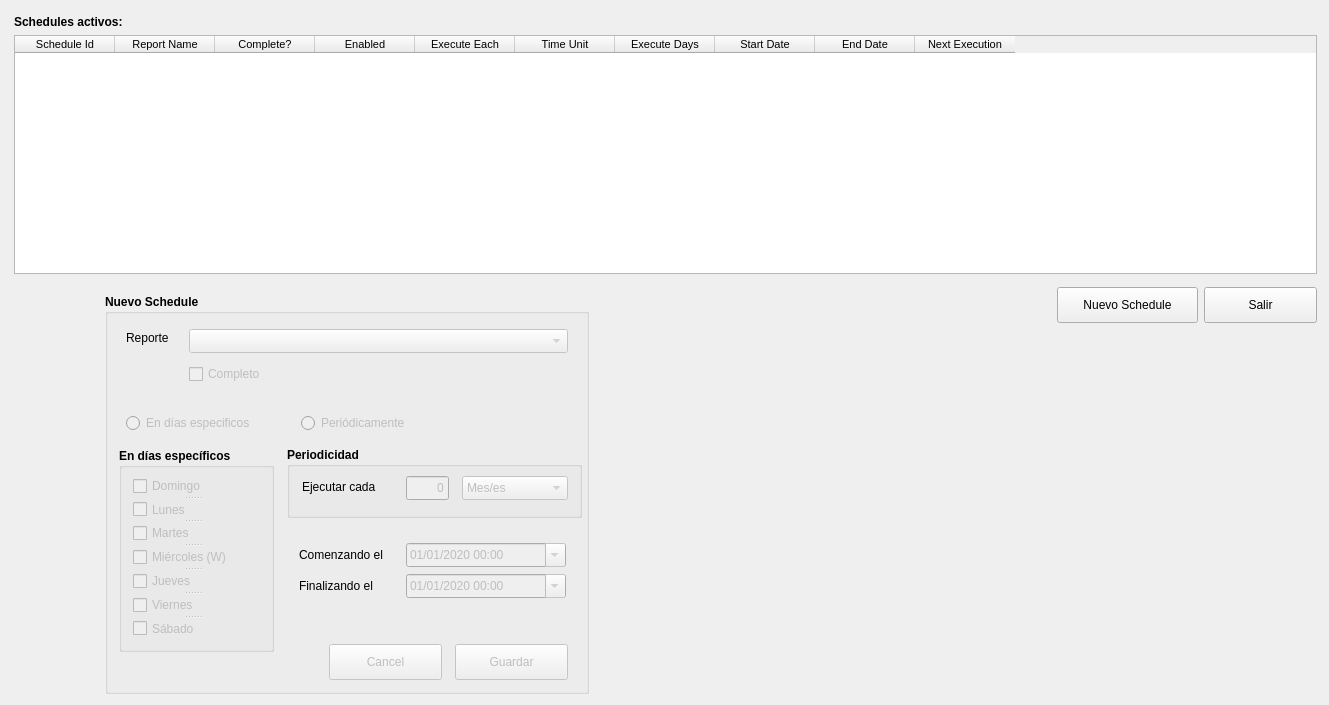
<?xml version="1.0" encoding="UTF-8"?>
<ui version="4.0">
 <class>dlgSchedule</class>
 <widget class="QDialog" name="dlgSchedule">
  <property name="geometry">
   <rect>
    <x>0</x>
    <y>0</y>
    <width>1329</width>
    <height>705</height>
   </rect>
  </property>
  <property name="minimumSize">
   <size>
    <width>1329</width>
    <height>705</height>
   </size>
  </property>
  <property name="maximumSize">
   <size>
    <width>1329</width>
    <height>705</height>
   </size>
  </property>
  <property name="contextMenuPolicy">
   <enum>Qt::NoContextMenu</enum>
  </property>
  <property name="windowTitle">
   <string>Scheduler</string>
  </property>
  <property name="modal">
   <bool>true</bool>
  </property>
  <widget class="QPushButton" name="btnSave">
   <property name="enabled">
    <bool>false</bool>
   </property>
   <property name="geometry">
    <rect>
     <x>455</x>
     <y>644</y>
     <width>113</width>
     <height>36</height>
    </rect>
   </property>
   <property name="font">
    <font>
     <pointsize>9</pointsize>
    </font>
   </property>
   <property name="text">
    <string>Guardar</string>
   </property>
  </widget>
  <widget class="QPushButton" name="btnCancel">
   <property name="enabled">
    <bool>false</bool>
   </property>
   <property name="geometry">
    <rect>
     <x>329</x>
     <y>644</y>
     <width>113</width>
     <height>36</height>
    </rect>
   </property>
   <property name="font">
    <font>
     <pointsize>9</pointsize>
    </font>
   </property>
   <property name="text">
    <string>Cancel</string>
   </property>
  </widget>
  <widget class="QGroupBox" name="groupBox_2">
   <property name="geometry">
    <rect>
     <x>287</x>
     <y>447</y>
     <width>295</width>
     <height>71</height>
    </rect>
   </property>
   <property name="font">
    <font>
     <weight>75</weight>
     <bold>true</bold>
    </font>
   </property>
   <property name="title">
    <string>Periodicidad</string>
   </property>
  </widget>
  <widget class="QLabel" name="label_6">
   <property name="geometry">
    <rect>
     <x>302</x>
     <y>478</y>
     <width>89</width>
     <height>18</height>
    </rect>
   </property>
   <property name="font">
    <font>
     <pointsize>9</pointsize>
     <weight>50</weight>
     <bold>false</bold>
    </font>
   </property>
   <property name="text">
    <string>Ejecutar cada</string>
   </property>
  </widget>
  <widget class="QComboBox" name="cboTimeUnit">
   <property name="enabled">
    <bool>false</bool>
   </property>
   <property name="geometry">
    <rect>
     <x>462</x>
     <y>476</y>
     <width>106</width>
     <height>24</height>
    </rect>
   </property>
   <property name="font">
    <font>
     <pointsize>9</pointsize>
     <weight>50</weight>
     <bold>false</bold>
    </font>
   </property>
   <property name="currentText">
    <string>Mes/es</string>
   </property>
   <item>
    <property name="text">
     <string>Mes/es</string>
    </property>
   </item>
   <item>
    <property name="text">
     <string>Semana/s</string>
    </property>
   </item>
   <item>
    <property name="text">
     <string>Día/s</string>
    </property>
   </item>
   <item>
    <property name="text">
     <string>Hora/s</string>
    </property>
   </item>
   <item>
    <property name="text">
     <string>Minuto/s</string>
    </property>
   </item>
  </widget>
  <widget class="QLineEdit" name="txtExecuteEach">
   <property name="enabled">
    <bool>false</bool>
   </property>
   <property name="geometry">
    <rect>
     <x>406</x>
     <y>476</y>
     <width>43</width>
     <height>24</height>
    </rect>
   </property>
   <property name="maximumSize">
    <size>
     <width>43</width>
     <height>16777215</height>
    </size>
   </property>
   <property name="font">
    <font>
     <pointsize>9</pointsize>
     <weight>50</weight>
     <bold>false</bold>
    </font>
   </property>
   <property name="text">
    <string>0</string>
   </property>
   <property name="alignment">
    <set>Qt::AlignRight|Qt::AlignTrailing|Qt::AlignVCenter</set>
   </property>
  </widget>
  <widget class="QLabel" name="label_4">
   <property name="geometry">
    <rect>
     <x>299</x>
     <y>546</y>
     <width>100</width>
     <height>18</height>
    </rect>
   </property>
   <property name="font">
    <font>
     <pointsize>9</pointsize>
    </font>
   </property>
   <property name="text">
    <string>Comenzando el</string>
   </property>
  </widget>
  <widget class="QLabel" name="label_5">
   <property name="geometry">
    <rect>
     <x>299</x>
     <y>577</y>
     <width>84</width>
     <height>18</height>
    </rect>
   </property>
   <property name="font">
    <font>
     <pointsize>9</pointsize>
    </font>
   </property>
   <property name="text">
    <string>Finalizando el</string>
   </property>
  </widget>
  <widget class="QLabel" name="label">
   <property name="geometry">
    <rect>
     <x>126</x>
     <y>329</y>
     <width>51</width>
     <height>18</height>
    </rect>
   </property>
   <property name="font">
    <font>
     <pointsize>9</pointsize>
    </font>
   </property>
   <property name="text">
    <string>Reporte</string>
   </property>
  </widget>
  <widget class="QComboBox" name="cboReport">
   <property name="enabled">
    <bool>false</bool>
   </property>
   <property name="geometry">
    <rect>
     <x>189</x>
     <y>329</y>
     <width>379</width>
     <height>24</height>
    </rect>
   </property>
   <property name="font">
    <font>
     <pointsize>9</pointsize>
    </font>
   </property>
  </widget>
  <widget class="QDateTimeEdit" name="dtStart">
   <property name="enabled">
    <bool>false</bool>
   </property>
   <property name="geometry">
    <rect>
     <x>406</x>
     <y>543</y>
     <width>160</width>
     <height>24</height>
    </rect>
   </property>
   <property name="minimumSize">
    <size>
     <width>160</width>
     <height>24</height>
    </size>
   </property>
   <property name="font">
    <font>
     <pointsize>9</pointsize>
    </font>
   </property>
   <property name="minimumDate">
    <date>
     <year>2020</year>
     <month>1</month>
     <day>1</day>
    </date>
   </property>
   <property name="maximumTime">
    <time>
     <hour>23</hour>
     <minute>59</minute>
     <second>59</second>
    </time>
   </property>
   <property name="minimumTime">
    <time>
     <hour>0</hour>
     <minute>0</minute>
     <second>0</second>
    </time>
   </property>
   <property name="displayFormat">
    <string>dd/MM/yyyy hh:mm</string>
   </property>
   <property name="calendarPopup">
    <bool>true</bool>
   </property>
  </widget>
  <widget class="QDateTimeEdit" name="dtEnd">
   <property name="enabled">
    <bool>false</bool>
   </property>
   <property name="geometry">
    <rect>
     <x>406</x>
     <y>574</y>
     <width>160</width>
     <height>24</height>
    </rect>
   </property>
   <property name="minimumSize">
    <size>
     <width>160</width>
     <height>24</height>
    </size>
   </property>
   <property name="font">
    <font>
     <pointsize>9</pointsize>
    </font>
   </property>
   <property name="minimumDate">
    <date>
     <year>2020</year>
     <month>1</month>
     <day>1</day>
    </date>
   </property>
   <property name="displayFormat">
    <string>dd/MM/yyyy hh:mm</string>
   </property>
   <property name="calendarPopup">
    <bool>true</bool>
   </property>
  </widget>
  <widget class="QCheckBox" name="chkCompleteFlag">
   <property name="enabled">
    <bool>false</bool>
   </property>
   <property name="geometry">
    <rect>
     <x>189</x>
     <y>364</y>
     <width>176</width>
     <height>20</height>
    </rect>
   </property>
   <property name="font">
    <font>
     <pointsize>9</pointsize>
    </font>
   </property>
   <property name="text">
    <string>Completo</string>
   </property>
  </widget>
  <widget class="QRadioButton" name="rbDias">
   <property name="enabled">
    <bool>false</bool>
   </property>
   <property name="geometry">
    <rect>
     <x>126</x>
     <y>413</y>
     <width>148</width>
     <height>20</height>
    </rect>
   </property>
   <property name="text">
    <string>En días especificos</string>
   </property>
  </widget>
  <widget class="QRadioButton" name="rbPeriodico">
   <property name="enabled">
    <bool>false</bool>
   </property>
   <property name="geometry">
    <rect>
     <x>301</x>
     <y>413</y>
     <width>176</width>
     <height>20</height>
    </rect>
   </property>
   <property name="text">
    <string>Periódicamente</string>
   </property>
  </widget>
  <widget class="QTableWidget" name="tblScheduler">
   <property name="geometry">
    <rect>
     <x>14</x>
     <y>35</y>
     <width>1303</width>
     <height>239</height>
    </rect>
   </property>
   <property name="font">
    <font>
     <pointsize>8</pointsize>
    </font>
   </property>
   <column>
    <property name="text">
     <string>Schedule Id</string>
    </property>
   </column>
   <column>
    <property name="text">
     <string>Report Name</string>
    </property>
   </column>
   <column>
    <property name="text">
     <string>Complete?</string>
    </property>
   </column>
   <column>
    <property name="text">
     <string>Enabled</string>
    </property>
   </column>
   <column>
    <property name="text">
     <string>Execute Each</string>
    </property>
   </column>
   <column>
    <property name="text">
     <string>Time Unit</string>
    </property>
   </column>
   <column>
    <property name="text">
     <string>Execute Days</string>
    </property>
   </column>
   <column>
    <property name="text">
     <string>Start Date</string>
    </property>
   </column>
   <column>
    <property name="text">
     <string>End Date</string>
    </property>
   </column>
   <column>
    <property name="text">
     <string>Next Execution</string>
    </property>
   </column>
  </widget>
  <widget class="QGroupBox" name="groupBox_3">
   <property name="geometry">
    <rect>
     <x>105</x>
     <y>294</y>
     <width>484</width>
     <height>400</height>
    </rect>
   </property>
   <property name="font">
    <font>
     <weight>75</weight>
     <bold>true</bold>
    </font>
   </property>
   <property name="title">
    <string>Nuevo Schedule</string>
   </property>
   <widget class="QSplitter" name="splitter">
    <property name="geometry">
     <rect>
      <x>28</x>
      <y>182</y>
      <width>120</width>
      <height>162</height>
     </rect>
    </property>
    <property name="font">
     <font>
      <pointsize>8</pointsize>
      <weight>50</weight>
      <bold>false</bold>
     </font>
    </property>
    <property name="orientation">
     <enum>Qt::Vertical</enum>
    </property>
    <widget class="QCheckBox" name="chkD">
     <property name="enabled">
      <bool>false</bool>
     </property>
     <property name="font">
      <font>
       <pointsize>9</pointsize>
       <weight>50</weight>
       <bold>false</bold>
      </font>
     </property>
     <property name="text">
      <string>Domingo</string>
     </property>
    </widget>
    <widget class="QCheckBox" name="chkL">
     <property name="enabled">
      <bool>false</bool>
     </property>
     <property name="font">
      <font>
       <pointsize>9</pointsize>
       <weight>50</weight>
       <bold>false</bold>
      </font>
     </property>
     <property name="text">
      <string>Lunes</string>
     </property>
    </widget>
    <widget class="QCheckBox" name="chkM">
     <property name="enabled">
      <bool>false</bool>
     </property>
     <property name="font">
      <font>
       <pointsize>9</pointsize>
       <weight>50</weight>
       <bold>false</bold>
      </font>
     </property>
     <property name="text">
      <string>Martes</string>
     </property>
    </widget>
    <widget class="QCheckBox" name="chkW">
     <property name="enabled">
      <bool>false</bool>
     </property>
     <property name="font">
      <font>
       <pointsize>9</pointsize>
       <weight>50</weight>
       <bold>false</bold>
      </font>
     </property>
     <property name="text">
      <string>Miércoles (W)</string>
     </property>
    </widget>
    <widget class="QCheckBox" name="chkJ">
     <property name="enabled">
      <bool>false</bool>
     </property>
     <property name="font">
      <font>
       <pointsize>9</pointsize>
       <weight>50</weight>
       <bold>false</bold>
      </font>
     </property>
     <property name="text">
      <string>Jueves</string>
     </property>
    </widget>
    <widget class="QCheckBox" name="chkV">
     <property name="enabled">
      <bool>false</bool>
     </property>
     <property name="font">
      <font>
       <pointsize>9</pointsize>
       <weight>50</weight>
       <bold>false</bold>
      </font>
     </property>
     <property name="text">
      <string>Viernes</string>
     </property>
    </widget>
    <widget class="QCheckBox" name="chkS">
     <property name="enabled">
      <bool>false</bool>
     </property>
     <property name="font">
      <font>
       <pointsize>9</pointsize>
       <weight>50</weight>
       <bold>false</bold>
      </font>
     </property>
     <property name="text">
      <string>Sábado</string>
     </property>
    </widget>
   </widget>
   <widget class="QGroupBox" name="groupBox">
    <property name="geometry">
     <rect>
      <x>14</x>
      <y>154</y>
      <width>155</width>
      <height>204</height>
     </rect>
    </property>
    <property name="title">
     <string>En días específicos</string>
    </property>
   </widget>
   <zorder>groupBox</zorder>
   <zorder>splitter</zorder>
  </widget>
  <widget class="QPushButton" name="btnExit">
   <property name="geometry">
    <rect>
     <x>1204</x>
     <y>287</y>
     <width>113</width>
     <height>36</height>
    </rect>
   </property>
   <property name="font">
    <font>
     <pointsize>9</pointsize>
    </font>
   </property>
   <property name="text">
    <string>Salir</string>
   </property>
  </widget>
  <widget class="QPushButton" name="btnNew">
   <property name="geometry">
    <rect>
     <x>1057</x>
     <y>287</y>
     <width>141</width>
     <height>36</height>
    </rect>
   </property>
   <property name="font">
    <font>
     <pointsize>9</pointsize>
    </font>
   </property>
   <property name="text">
    <string>Nuevo Schedule</string>
   </property>
  </widget>
  <widget class="QLabel" name="label_2">
   <property name="geometry">
    <rect>
     <x>14</x>
     <y>14</y>
     <width>204</width>
     <height>16</height>
    </rect>
   </property>
   <property name="font">
    <font>
     <pointsize>9</pointsize>
     <weight>75</weight>
     <bold>true</bold>
    </font>
   </property>
   <property name="text">
    <string>Schedules activos:</string>
   </property>
  </widget>
  <zorder>groupBox_2</zorder>
  <zorder>groupBox_3</zorder>
  <zorder>label_6</zorder>
  <zorder>cboTimeUnit</zorder>
  <zorder>txtExecuteEach</zorder>
  <zorder>label_4</zorder>
  <zorder>label_5</zorder>
  <zorder>label</zorder>
  <zorder>btnSave</zorder>
  <zorder>btnCancel</zorder>
  <zorder>dtStart</zorder>
  <zorder>dtEnd</zorder>
  <zorder>tblScheduler</zorder>
  <zorder>btnExit</zorder>
  <zorder>btnNew</zorder>
  <zorder>cboReport</zorder>
  <zorder>chkCompleteFlag</zorder>
  <zorder>rbDias</zorder>
  <zorder>rbPeriodico</zorder>
  <zorder>label_2</zorder>
 </widget>
 <tabstops>
  <tabstop>tblScheduler</tabstop>
  <tabstop>btnExit</tabstop>
  <tabstop>btnNew</tabstop>
  <tabstop>cboReport</tabstop>
  <tabstop>chkCompleteFlag</tabstop>
  <tabstop>rbDias</tabstop>
  <tabstop>rbPeriodico</tabstop>
  <tabstop>chkD</tabstop>
  <tabstop>chkL</tabstop>
  <tabstop>chkM</tabstop>
  <tabstop>chkW</tabstop>
  <tabstop>chkJ</tabstop>
  <tabstop>chkV</tabstop>
  <tabstop>chkS</tabstop>
  <tabstop>txtExecuteEach</tabstop>
  <tabstop>cboTimeUnit</tabstop>
  <tabstop>dtStart</tabstop>
  <tabstop>dtEnd</tabstop>
  <tabstop>btnSave</tabstop>
  <tabstop>btnCancel</tabstop>
 </tabstops>
 <resources/>
 <connections/>
</ui>
